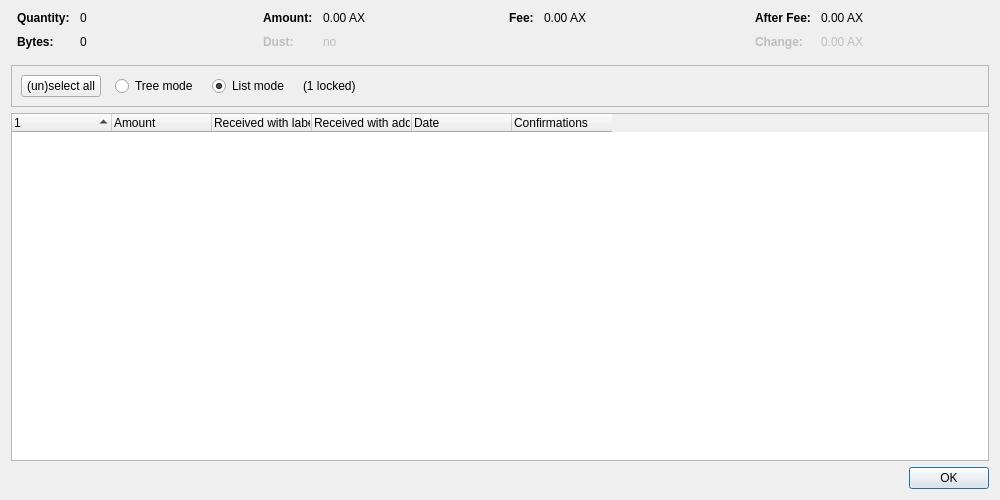
<?xml version="1.0" encoding="UTF-8"?>
<ui version="4.0">
 <class>CoinControlDialog</class>
 <widget class="QDialog" name="CoinControlDialog">
  <property name="geometry">
   <rect>
    <x>0</x>
    <y>0</y>
    <width>1000</width>
    <height>500</height>
   </rect>
  </property>
  <property name="windowTitle">
   <string>Coin Selection</string>
  </property>
  <layout class="QVBoxLayout" name="verticalLayout">
   <item>
    <layout class="QHBoxLayout" name="horizontalLayoutTop" stretch="0,0,0,0">
     <property name="topMargin">
      <number>0</number>
     </property>
     <property name="bottomMargin">
      <number>10</number>
     </property>
     <item>
      <layout class="QFormLayout" name="formLayoutCoinControl1">
       <property name="horizontalSpacing">
        <number>10</number>
       </property>
       <property name="verticalSpacing">
        <number>10</number>
       </property>
       <property name="leftMargin">
        <number>6</number>
       </property>
       <property name="rightMargin">
        <number>6</number>
       </property>
       <item row="0" column="0">
        <widget class="QLabel" name="labelCoinControlQuantityText">
         <property name="font">
          <font>
           <weight>75</weight>
           <bold>true</bold>
          </font>
         </property>
         <property name="text">
          <string>Quantity:</string>
         </property>
        </widget>
       </item>
       <item row="0" column="1">
        <widget class="QLabel" name="labelCoinControlQuantity">
         <property name="cursor">
          <cursorShape>IBeamCursor</cursorShape>
         </property>
         <property name="contextMenuPolicy">
          <enum>Qt::ActionsContextMenu</enum>
         </property>
         <property name="text">
          <string notr="true">0</string>
         </property>
         <property name="textInteractionFlags">
          <set>Qt::LinksAccessibleByMouse|Qt::TextSelectableByKeyboard|Qt::TextSelectableByMouse</set>
         </property>
        </widget>
       </item>
       <item row="1" column="0">
        <widget class="QLabel" name="labelCoinControlBytesText">
         <property name="font">
          <font>
           <weight>75</weight>
           <bold>true</bold>
          </font>
         </property>
         <property name="text">
          <string>Bytes:</string>
         </property>
        </widget>
       </item>
       <item row="1" column="1">
        <widget class="QLabel" name="labelCoinControlBytes">
         <property name="cursor">
          <cursorShape>IBeamCursor</cursorShape>
         </property>
         <property name="contextMenuPolicy">
          <enum>Qt::ActionsContextMenu</enum>
         </property>
         <property name="text">
          <string notr="true">0</string>
         </property>
         <property name="textInteractionFlags">
          <set>Qt::LinksAccessibleByMouse|Qt::TextSelectableByKeyboard|Qt::TextSelectableByMouse</set>
         </property>
        </widget>
       </item>
      </layout>
     </item>
     <item>
      <layout class="QFormLayout" name="formLayoutCoinControl2">
       <property name="horizontalSpacing">
        <number>10</number>
       </property>
       <property name="verticalSpacing">
        <number>10</number>
       </property>
       <property name="leftMargin">
        <number>6</number>
       </property>
       <property name="rightMargin">
        <number>6</number>
       </property>
       <item row="0" column="0">
        <widget class="QLabel" name="labelCoinControlAmountText">
         <property name="font">
          <font>
           <weight>75</weight>
           <bold>true</bold>
          </font>
         </property>
         <property name="text">
          <string>Amount:</string>
         </property>
        </widget>
       </item>
       <item row="0" column="1">
        <widget class="QLabel" name="labelCoinControlAmount">
         <property name="cursor">
          <cursorShape>IBeamCursor</cursorShape>
         </property>
         <property name="contextMenuPolicy">
          <enum>Qt::ActionsContextMenu</enum>
         </property>
         <property name="text">
          <string notr="true">0.00 AX</string>
         </property>
         <property name="textInteractionFlags">
          <set>Qt::LinksAccessibleByMouse|Qt::TextSelectableByKeyboard|Qt::TextSelectableByMouse</set>
         </property>
        </widget>
       </item>
       <item row="1" column="0">
        <widget class="QLabel" name="labelCoinControlLowOutputText">
         <property name="enabled">
          <bool>false</bool>
         </property>
         <property name="font">
          <font>
           <weight>75</weight>
           <bold>true</bold>
          </font>
         </property>
         <property name="text">
          <string>Dust:</string>
         </property>
        </widget>
       </item>
       <item row="1" column="1">
        <widget class="QLabel" name="labelCoinControlLowOutput">
         <property name="enabled">
          <bool>false</bool>
         </property>
         <property name="cursor">
          <cursorShape>IBeamCursor</cursorShape>
         </property>
         <property name="contextMenuPolicy">
          <enum>Qt::ActionsContextMenu</enum>
         </property>
         <property name="text">
          <string notr="true">no</string>
         </property>
         <property name="textInteractionFlags">
          <set>Qt::LinksAccessibleByMouse|Qt::TextSelectableByKeyboard|Qt::TextSelectableByMouse</set>
         </property>
        </widget>
       </item>
      </layout>
     </item>
     <item>
      <layout class="QFormLayout" name="formLayoutCoinControl3">
       <property name="horizontalSpacing">
        <number>10</number>
       </property>
       <property name="verticalSpacing">
        <number>10</number>
       </property>
       <property name="leftMargin">
        <number>6</number>
       </property>
       <property name="rightMargin">
        <number>6</number>
       </property>
       <item row="0" column="0">
        <widget class="QLabel" name="labelCoinControlFeeText">
         <property name="font">
          <font>
           <weight>75</weight>
           <bold>true</bold>
          </font>
         </property>
         <property name="text">
          <string>Fee:</string>
         </property>
        </widget>
       </item>
       <item row="0" column="1">
        <widget class="QLabel" name="labelCoinControlFee">
         <property name="cursor">
          <cursorShape>IBeamCursor</cursorShape>
         </property>
         <property name="contextMenuPolicy">
          <enum>Qt::ActionsContextMenu</enum>
         </property>
         <property name="text">
          <string notr="true">0.00 AX</string>
         </property>
         <property name="textInteractionFlags">
          <set>Qt::LinksAccessibleByMouse|Qt::TextSelectableByKeyboard|Qt::TextSelectableByMouse</set>
         </property>
        </widget>
       </item>
      </layout>
     </item>
     <item>
      <layout class="QFormLayout" name="formLayoutCoinControl4">
       <property name="horizontalSpacing">
        <number>10</number>
       </property>
       <property name="verticalSpacing">
        <number>10</number>
       </property>
       <property name="leftMargin">
        <number>6</number>
       </property>
       <property name="rightMargin">
        <number>6</number>
       </property>
       <item row="0" column="0">
        <widget class="QLabel" name="labelCoinControlAfterFeeText">
         <property name="font">
          <font>
           <weight>75</weight>
           <bold>true</bold>
          </font>
         </property>
         <property name="text">
          <string>After Fee:</string>
         </property>
        </widget>
       </item>
       <item row="0" column="1">
        <widget class="QLabel" name="labelCoinControlAfterFee">
         <property name="cursor">
          <cursorShape>IBeamCursor</cursorShape>
         </property>
         <property name="contextMenuPolicy">
          <enum>Qt::ActionsContextMenu</enum>
         </property>
         <property name="text">
          <string notr="true">0.00 AX</string>
         </property>
         <property name="textInteractionFlags">
          <set>Qt::LinksAccessibleByMouse|Qt::TextSelectableByKeyboard|Qt::TextSelectableByMouse</set>
         </property>
        </widget>
       </item>
       <item row="1" column="0">
        <widget class="QLabel" name="labelCoinControlChangeText">
         <property name="enabled">
          <bool>false</bool>
         </property>
         <property name="font">
          <font>
           <weight>75</weight>
           <bold>true</bold>
          </font>
         </property>
         <property name="text">
          <string>Change:</string>
         </property>
        </widget>
       </item>
       <item row="1" column="1">
        <widget class="QLabel" name="labelCoinControlChange">
         <property name="enabled">
          <bool>false</bool>
         </property>
         <property name="cursor">
          <cursorShape>IBeamCursor</cursorShape>
         </property>
         <property name="contextMenuPolicy">
          <enum>Qt::ActionsContextMenu</enum>
         </property>
         <property name="text">
          <string notr="true">0.00 AX</string>
         </property>
         <property name="textInteractionFlags">
          <set>Qt::LinksAccessibleByMouse|Qt::TextSelectableByKeyboard|Qt::TextSelectableByMouse</set>
         </property>
        </widget>
       </item>
      </layout>
     </item>
    </layout>
   </item>
   <item>
    <widget class="QFrame" name="frame">
     <property name="minimumSize">
      <size>
       <width>0</width>
       <height>40</height>
      </size>
     </property>
     <property name="frameShape">
      <enum>QFrame::StyledPanel</enum>
     </property>
     <property name="frameShadow">
      <enum>QFrame::Sunken</enum>
     </property>
     <layout class="QHBoxLayout" name="horizontalLayout">
      <item>
       <layout class="QHBoxLayout" name="horizontalLayoutPanel" stretch="0,0,0,0,0">
        <property name="spacing">
         <number>14</number>
        </property>
        <item>
         <widget class="QPushButton" name="pushButtonSelectAll">
          <property name="sizePolicy">
           <sizepolicy hsizetype="Maximum" vsizetype="Fixed">
            <horstretch>0</horstretch>
            <verstretch>0</verstretch>
           </sizepolicy>
          </property>
          <property name="text">
           <string>(un)select all</string>
          </property>
          <property name="autoDefault">
           <bool>false</bool>
          </property>
         </widget>
        </item>
        <item>
         <widget class="QRadioButton" name="radioTreeMode">
          <property name="sizePolicy">
           <sizepolicy hsizetype="Maximum" vsizetype="Fixed">
            <horstretch>0</horstretch>
            <verstretch>0</verstretch>
           </sizepolicy>
          </property>
          <property name="text">
           <string>Tree mode</string>
          </property>
         </widget>
        </item>
        <item>
         <widget class="QRadioButton" name="radioListMode">
          <property name="sizePolicy">
           <sizepolicy hsizetype="Maximum" vsizetype="Fixed">
            <horstretch>0</horstretch>
            <verstretch>0</verstretch>
           </sizepolicy>
          </property>
          <property name="text">
           <string>List mode</string>
          </property>
          <property name="checked">
           <bool>true</bool>
          </property>
         </widget>
        </item>
        <item>
         <widget class="QLabel" name="labelLocked">
          <property name="text">
           <string notr="true">(1 locked)</string>
          </property>
         </widget>
        </item>
        <item>
         <spacer name="horizontalSpacer">
          <property name="orientation">
           <enum>Qt::Horizontal</enum>
          </property>
          <property name="sizeHint" stdset="0">
           <size>
            <width>40</width>
            <height>20</height>
           </size>
          </property>
         </spacer>
        </item>
       </layout>
      </item>
     </layout>
    </widget>
   </item>
   <item>
    <widget class="CoinControlTreeWidget" name="treeWidget">
     <property name="contextMenuPolicy">
      <enum>Qt::CustomContextMenu</enum>
     </property>
     <property name="sortingEnabled">
      <bool>false</bool>
     </property>
     <property name="columnCount">
      <number>6</number>
     </property>
     <attribute name="headerShowSortIndicator" stdset="0">
      <bool>true</bool>
     </attribute>
     <attribute name="headerStretchLastSection">
      <bool>false</bool>
     </attribute>
     <column>
      <property name="text">
       <string/>
      </property>
     </column>
     <column>
      <property name="text">
       <string>Amount</string>
      </property>
     </column>
     <column>
      <property name="text">
       <string>Received with label</string>
      </property>
     </column>
     <column>
      <property name="text">
       <string>Received with address</string>
      </property>
     </column>
     <column>
      <property name="text">
       <string>Date</string>
      </property>
     </column>
     <column>
      <property name="text">
       <string>Confirmations</string>
      </property>
      <property name="toolTip">
       <string>Confirmed</string>
      </property>
     </column>
     <column>
      <property name="text">
       <string/>
      </property>
     </column>
     <column>
      <property name="text">
       <string/>
      </property>
     </column>
     <column>
      <property name="text">
       <string/>
      </property>
     </column>
     <column>
      <property name="text">
       <string/>
      </property>
     </column>
    </widget>
   </item>
   <item>
    <widget class="QDialogButtonBox" name="buttonBox">
     <property name="orientation">
      <enum>Qt::Horizontal</enum>
     </property>
     <property name="standardButtons">
      <set>QDialogButtonBox::Ok</set>
     </property>
    </widget>
   </item>
  </layout>
 </widget>
 <customwidgets>
  <customwidget>
   <class>CoinControlTreeWidget</class>
   <extends>QTreeWidget</extends>
   <header>qt/coincontroltreewidget.h</header>
  </customwidget>
 </customwidgets>
 <resources/>
 <connections/>
</ui>
